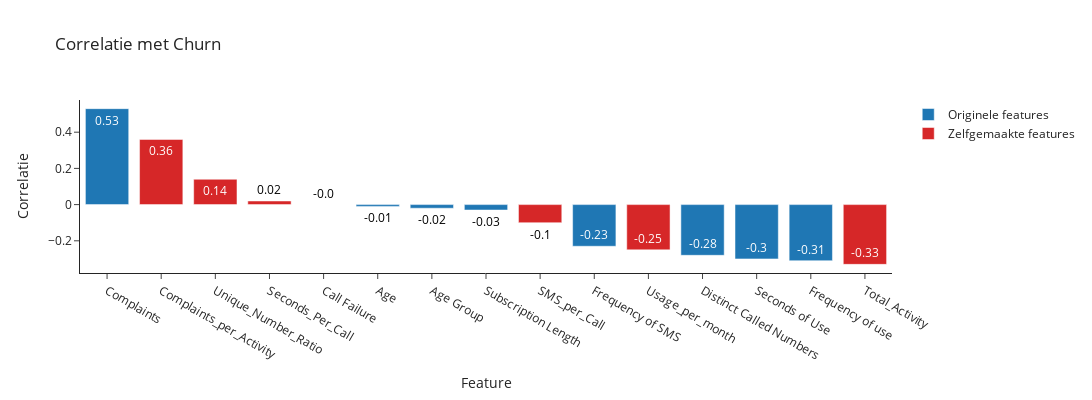

Source (notebook cell):
### Code cell
import plotly.graph_objects as go

# Zelfgemaakte features highlighten
new_features = ["Seconds_Per_Call", "SMS_per_Call", "Total_Activity", 
                "Unique_Number_Ratio", "Usage_per_month", "Complaints_per_Activity"]

# Correlatie
numeric_cols = df.select_dtypes(include='number').columns
corr = df[numeric_cols].corr().round(2)
churn_corr = corr['Churn'].drop('Churn').sort_values(ascending=False)

# Feature beschrijvingen (hover info)
feature_desc = {
    "Call Failures": "Aantal mislukte belpogingen",
    "Complaints": "Heeft klant een klacht ingediend? (0=nee, 1=ja)",
    "Subscription Length": "Aantal maanden dat klant een abonnement heeft",
    "Seconds of Use": "Totale beltijd in seconden",
    "Frequency of use": "Totaal aantal telefoongesprekken",
    "Frequency of SMS": "Totaal aantal verstuurde SMS",
    "Distinct called numbers": "Aantal unieke telefoonnummers waarnaar gebeld is",
    "Age Group": "Leeftijdsgroep (1=jong, 5=oud)",
    "Age": "Leeftijd in jaren",
    # Zelfgemaakte features
    "Seconds_Per_Call": "Gemiddeld aantal seconden per belpoging",
    "SMS_per_Call": "Gemiddeld aantal SMS per belpoging",
    "Total_Activity": "Aantal calls + SMS",
    "Unique_Number_Ratio": "Aantal unieke nummers / totaal calls",
    "Usage_per_month": "Totale seconds of use / abonnement maanden",
    "Complaints_per_Activity": "Aantal klachten / totale activiteit"
}

# Kleuren per bar
colors = ["#d62728" if f in new_features else "#1f77b4" for f in churn_corr.index]

# Drempel voor inside/outside tekst
threshold = 0.13
textpositions = ['inside' if abs(v) >= threshold else 'outside' for v in churn_corr.values]
textcolors = ['white' if abs(v) >= threshold else 'black' for v in churn_corr.values]

# Hover tekst opbouwen
hover_texts = [f"{f}: {feature_desc.get(f, '')}<br>Correlatie: {round(v,2)}" 
               for f, v in zip(churn_corr.index, churn_corr.values)]

# Hoofdtrace
fig = go.Figure(go.Bar(
    x=churn_corr.index,
    y=churn_corr.values,
    marker_color=colors,
    text=[round(v,2) for v in churn_corr.values],
    textposition=textpositions,
    textfont_color=textcolors,
    hovertext=hover_texts,
    hoverinfo="text",
    showlegend=False
))

# Voeg legend toe
fig.add_trace(go.Bar(x=[None], y=[None], marker_color="#1f77b4", name="Originele features"))
fig.add_trace(go.Bar(x=[None], y=[None], marker_color="#d62728", name="Zelfgemaakte features"))

# Layout
fig.update_layout(
    title="Correlatie met Churn",
    template='simple_white',
    width=1250,
    height=400,
    yaxis_title="Correlatie",
    xaxis_title="Feature"
)

fig.show()

### Figure 1 — Plotly figure (JSON) as saved in the notebook; plotly's stock layout.template omitted (floating-point values rounded to 4 significant figures)
{"data": [{"hoverinfo": "text", "hovertext": ["Complaints: Heeft klant een klacht ingediend? (0=nee, 1=ja)<br>Correlatie: 0.53", "Complaints_per_Activity: Aantal klachten / totale activiteit<br>Correlatie: 0.36", "Unique_Number_Ratio: Aantal unieke nummers / totaal calls<br>Correlatie: 0.14", "Seconds_Per_Call: Gemiddeld aantal seconden per belpoging<br>Correlatie: 0.02", "Call Failure: <br>Correlatie: -0.0", "Age: Leeftijd in jaren<br>Correlatie: -0.01", "Age Group: Leeftijdsgroep (1=jong, 5=oud)<br>Correlatie: -0.02", "Subscription Length: Aantal maanden dat klant een abonnement heeft<br>Correlatie: -0.03", "SMS_per_Call: Gemiddeld aantal SMS per belpoging<br>Correlatie: -0.1", "Frequency of SMS: Totaal aantal verstuurde SMS<br>Correlatie: -0.23", "Usage_per_month: Totale seconds of use / abonnement maanden<br>Correlatie: -0.25", "Distinct Called Numbers: <br>Correlatie: -0.28", "Seconds of Use: Totale beltijd in seconden<br>Correlatie: -0.3", "Frequency of use: Totaal aantal telefoongesprekken<br>Correlatie: -0.31", "Total_Activity: Aantal calls + SMS<br>Correlatie: -0.33"], "marker": {"color": ["#1f77b4", "#d62728", "#d62728", "#d62728", "#1f77b4", "#1f77b4", "#1f77b4", "#1f77b4", "#d62728", "#1f77b4", "#d62728", "#1f77b4", "#1f77b4", "#1f77b4", "#d62728"]}, "showlegend": false, "text": ["0.53", "0.36", "0.14", "0.02", "-0.0", "-0.01", "-0.02", "-0.03", "-0.1", "-0.23", "-0.25", "-0.28", "-0.3", "-0.31", "-0.33"], "textfont": {"color": ["white", "white", "white", "black", "black", "black", "black", "black", "black", "white", "white", "white", "white", "white", "white"]}, "textposition": ["inside", "inside", "inside", "outside", "outside", "outside", "outside", "outside", "outside", "inside", "inside", "inside", "inside", "inside", "inside"], "type": "bar", "x": ["Complaints", "Complaints_per_Activity", "Unique_Number_Ratio", "Seconds_Per_Call", "Call Failure", "Age", "Age Group", "Subscription Length", "SMS_per_Call", "Frequency of SMS", "Usage_per_month", "Distinct Called Numbers", "Seconds of Use", "Frequency of use", "Total_Activity"], "y": [0.53, 0.36, 0.14, 0.02, -0.0, -0.01, -0.02, -0.03, -0.1, -0.23, -0.25, -0.28, -0.3, -0.31, -0.33]}, {"marker": {"color": "#1f77b4"}, "name": "Originele features", "type": "bar", "x": [null], "y": [null]}, {"marker": {"color": "#d62728"}, "name": "Zelfgemaakte features", "type": "bar", "x": [null], "y": [null]}], "layout": {"height": 400, "title": {"text": "Correlatie met Churn"}, "width": 1250, "xaxis": {"title": {"text": "Feature"}}, "yaxis": {"title": {"text": "Correlatie"}}}}
